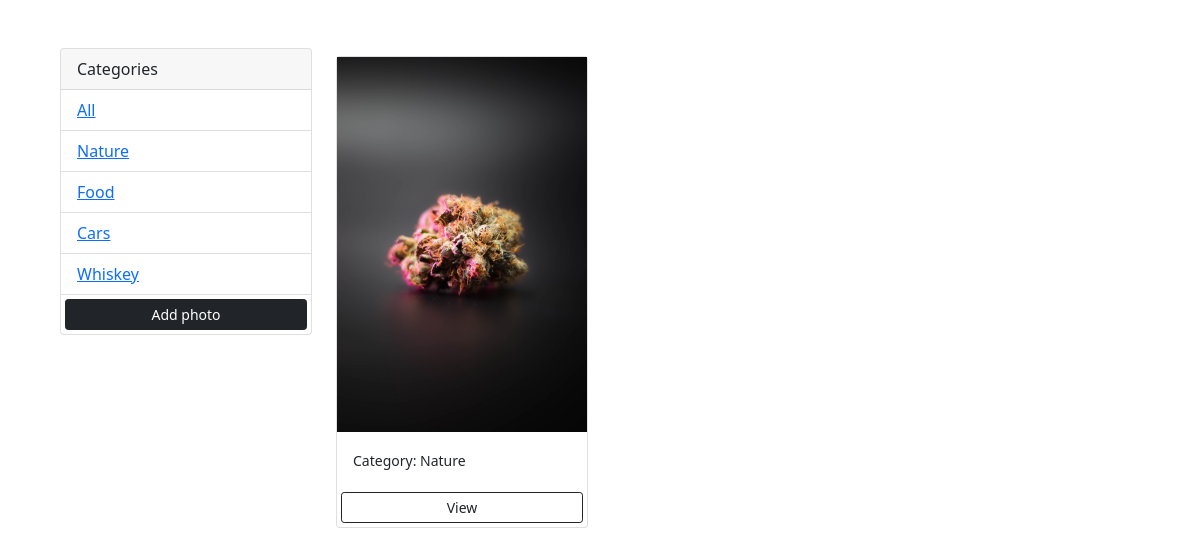
Screenshot of /?category=Nature with the database file from the repository.
### snaps/models.py (models this page shows, shortened)
class Category(models.Model):
    name = models.CharField(max_length=100, null=False, blank=False)

class Snaps(models.Model):
    category = models.ForeignKey(Category, on_delete=models.SET_NULL, null=True , blank=True)
    image = models.ImageField(null=False, blank=False)
    name = models.TextField()

### snaps/views.py (the view)
# urls.py: path('',views.gallery, name='gallery'),
def gallery(request):
    category = request.GET.get('category')
    if category == None:
     snaps = Snaps.objects.all()
    else:
        snaps = Snaps.objects.filter(category__name=category)
    categories = Category.objects.all()
    context = {'categories' : categories, 'snaps':snaps}
    return render(request,'snaps/gallery.html', context)

### snaps/templates/snaps/gallery.html (shortened to what this page needs)
<!DOCTYPE html>
<html lang="en">
<head>
    <link href="https://cdn.jsdelivr.net/npm/bootstrap@5.1.3/dist/css/bootstrap.min.css" rel="stylesheet">
</head>
<body class="m-5">
    <div class="container">
        <div class="row">
            <div class="col-md-3">
                <div class="card">
                    <div class="card-header">
                        Categories
                    </div>
                    <ul class="list-group list-group-flush">
                        <li class="list-group-item">
                            <a href="{% url 'gallery' %}">All</a>
                        </li>
                        {% for category in categories %}
                        <li class=" list-group-item">
                            <a href="{% url 'gallery' %}?category={{category.name}}">
                                {{category.name}}
                            </a>
                        </li>
                        {% endfor %}
                        <a class="btn btn-dark btn-block btn-sm m-1" href="{% url 'add' %}">Add photo</a>
                    </ul>
                </div>
            </div>
            <div class="col-md-9">
                <div class="row">
                    {% for snap in snaps %}
                    <div class="col-md-4">
                        <div class="card my-2">
                            <img class="image-thumbail" src="{{snap.image.url}}" alt="Card image cap">
                            <div class="card-body">
                                <small>Category: {{snap.category.name}}</small>
                            </div>
                            <a href="{% url 'snap' snap.id %}" class="btn btn-outline-dark btn-sm m-1">View</a>
                        </div>
                    </div>
                    {% empty %}
                    <h3>No photos...</h3>
                    {% endfor %}
                </div>
            </div>
        </div>
    </div>
</body>
</html>

### rows the page displays
Category: name "Nature"
Category: name "Food"
Category: name "Cars"
Category: name "Whiskey"
Snaps: image (picture), category.name "Nature"
